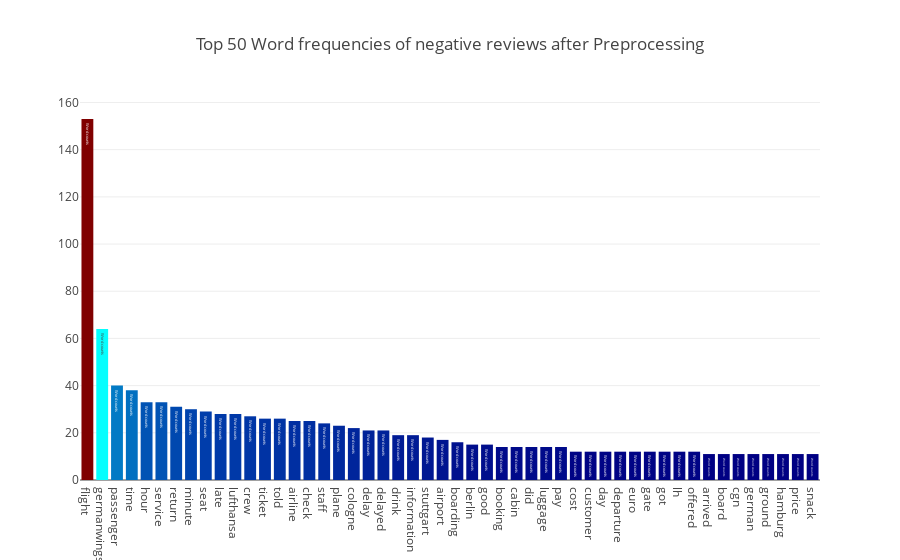

Here is the notebook cell this chart was saved with:
### Code cell
neg_text = list(neg_review)
show_word_frequencies(neg_text, title='Top 50 Word frequencies of negative reviews after Preprocessing')

### Figure 1 — Plotly figure (JSON) as saved in the notebook; plotly's stock layout.template omitted (floating-point values rounded to 4 significant figures)
{"data": [{"marker": {"color": [153, 64, 40, 38, 33, 33, 31, 30, 29, 28, 28, 27, 26, 26, 25, 25, 24, 23, 22, 21, 21, 19, 19, 18, 17, 16, 15, 15, 14, 14, 14, 14, 14, 12, 12, 12, 12, 12, 12, 12, 12, 12, 11, 11, 11, 11, 11, 11, 11, 11], "colorscale": "Jet"}, "text": "Word counts", "type": "bar", "uid": "3e1fe9f6-d49c-4e5f-8a11-0c1cf0778aef", "x": ["flight", "germanwings", "passenger", "time", "hour", "service", "return", "minute", "seat", "late", "lufthansa", "crew", "ticket", "told", "airline", "check", "staff", "plane", "cologne", "delay", "delayed", "drink", "information", "stuttgart", "airport", "boarding", "berlin", "good", "booking", "cabin", "did", "luggage", "pay", "cost", "customer", "day", "departure", "euro", "gate", "got", "lh", "offered", "arrived", "board", "cgn", "german", "ground", "hamburg", "price", "snack"], "y": [153, 64, 40, 38, 33, 33, 31, 30, 29, 28, 28, 27, 26, 26, 25, 25, 24, 23, 22, 21, 21, 19, 19, 18, 17, 16, 15, 15, 14, 14, 14, 14, 14, 12, 12, 12, 12, 12, 12, 12, 12, 12, 11, 11, 11, 11, 11, 11, 11, 11]}], "layout": {"title": {"text": "Top 50 Word frequencies of negative reviews after Preprocessing"}}}
